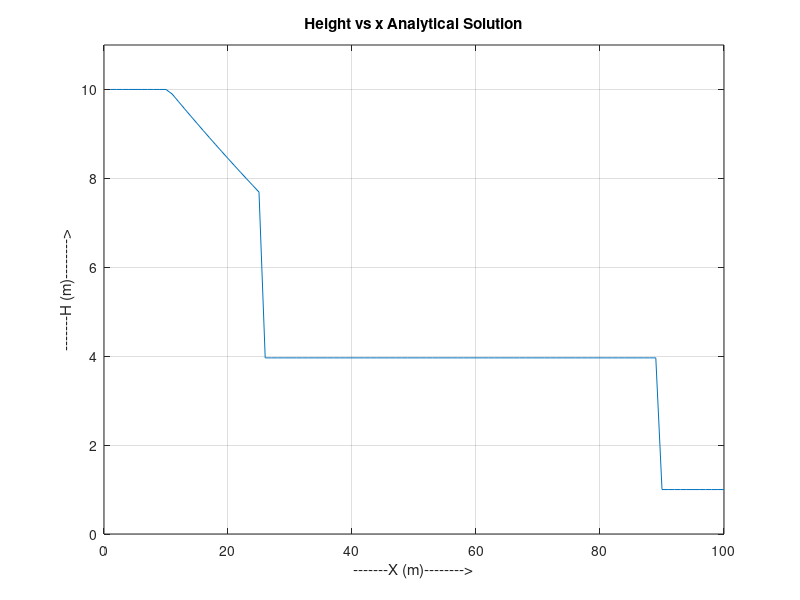

Write MATLAB code to recreate this figure.
%Analytical Solution
L = 100;
dx = 1;
g=9.81;
t = 4;
n=100;
H1=10;
H2 = 1;
Hg = 3.962;
x1=-sqrt(g*H1)*t;
x2= -sqrt(g*Hg)*t;x3=g*t;
for i=1:n
if (i-L/2)<=x1
H(i) = H1;
u(i) = 0;
end
if ((i-L/2)<=x2 & (i-L/2)>x1)
p=(2*sqrt(g*H1)/3)-(i-L/2)/(3*t);
H(i) = p^2/g;
end
if ((i-L/2)<=x3 & (i-L/2)>x2)
H(i) = Hg;
end
if ((i-L/2)> x3)
H(i) = H2;
end
end
plot(H);
ylim([0 11]);
grid on;
xlabel('-------X (m)-------->');
ylabel('-------H (m)-------->');
title('Height vs x Analytical Solution');
